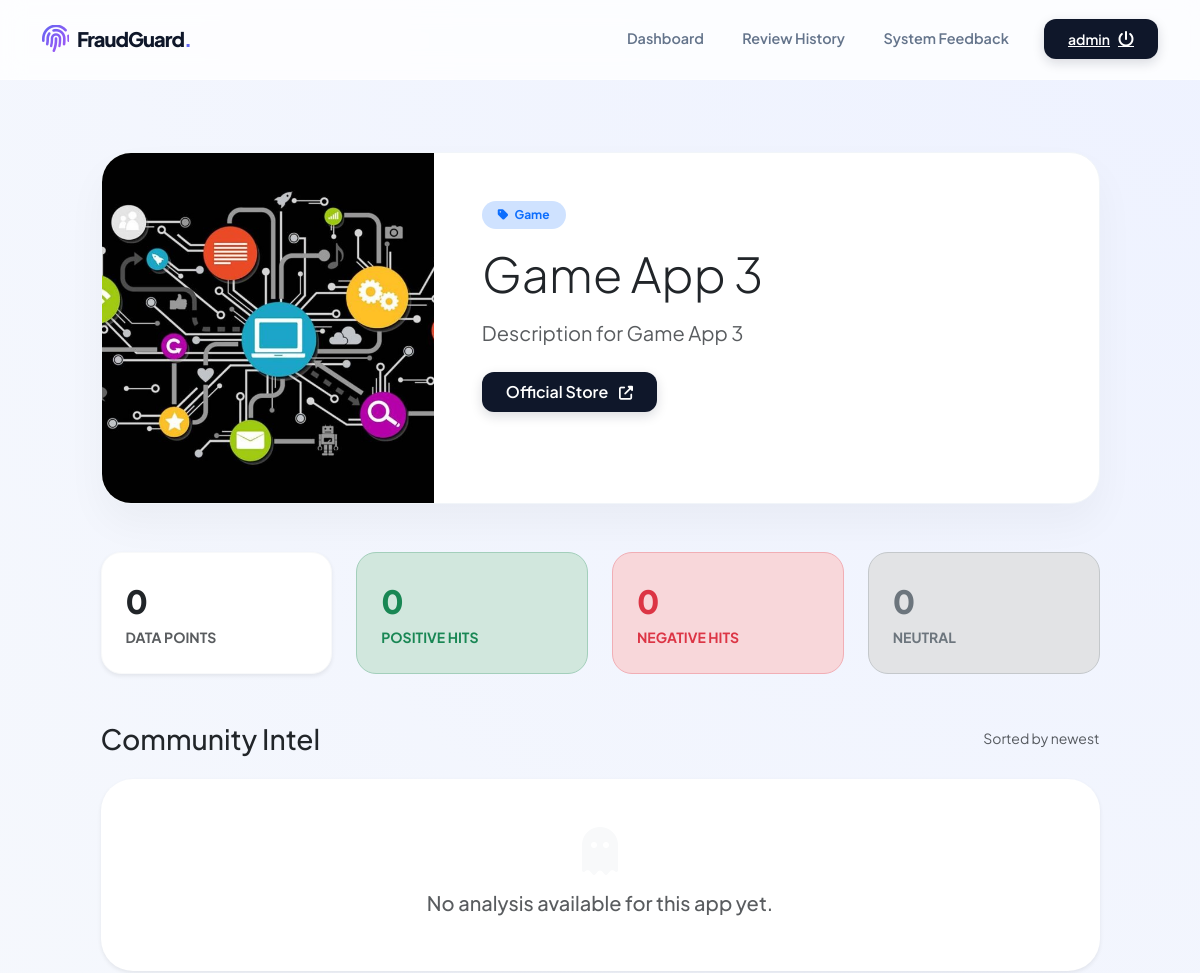
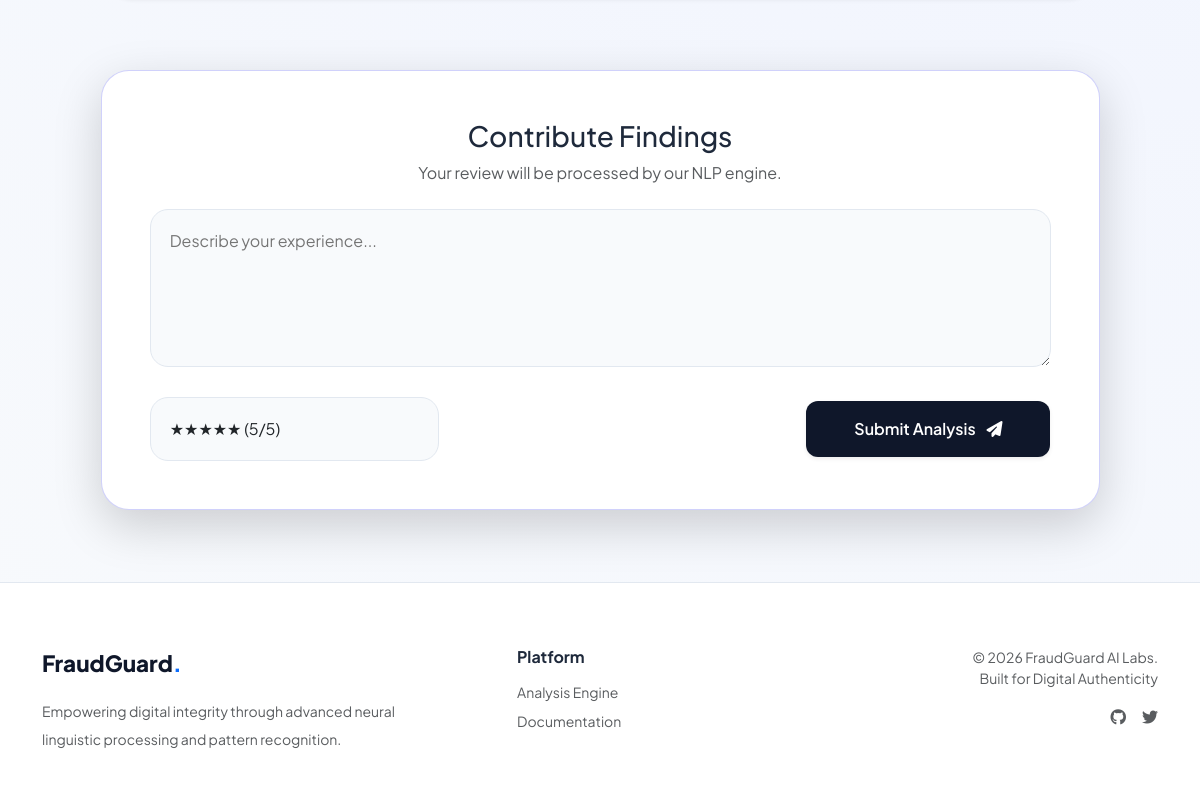
Screenshot of /app/4/ (signed in) with the database file from the repository (2 pictures, top to bottom).
### myapp/models.py (models this page shows, shortened)
class Application(models.Model):
    name = models.CharField(max_length=200)
    link = models.URLField(blank=True, null=True)           # Play Store link
    description = models.TextField()
    image = models.ImageField(upload_to='apps/', blank=True, null=True)
    category = models.ForeignKey(Category, on_delete=models.SET_NULL, null=True)
    is_fraud = models.BooleanField(default=False)
    fraud_reason = models.TextField(blank=True, null=True)
    added_on = models.DateTimeField(auto_now_add=True)

class Category(models.Model):
    name = models.CharField(max_length=100)

### myapp/views.py (the view)
# urls.py: path('app/<int:app_id>/', views.app_detail, name='app_detail'),
@login_required
def app_detail(request, app_id):
    app = get_object_or_404(Application, id=app_id)
    reviews = Review.objects.filter(application=app).order_by('-created_at')
    total = reviews.count()
    positive = reviews.filter(sentiment_score__gte=0.2).count()
    negative = reviews.filter(sentiment_score__lte=-0.2).count()
    neutral = total - positive - negative
    context = {
        'app': app,
        'reviews': reviews,
        'total_reviews': total,
        'positive': positive,
        'negative': negative,
        'neutral': neutral,
    }
    return render(request, 'app_detail.html', context)

### templates/app_detail.html (shortened to what this page needs)
{% extends 'base.html' %}
{% block content %}
<div class="container py-4">
    <div class="row justify-content-center">
        <div class="col-xl-11">
            <div class="app-profile-card mb-5">
                <div class="row g-0">
                    <div class="col-lg-4 app-visual-container">
                        {% if app.image %}
                            <img src="{{ app.image.url }}" class="w-100 h-100" style="object-fit: cover;" alt="{{ app.name }}">
                        {% else %}
                            <div class="text-center">
                                <i class="fas fa-layer-group fa-5x text-primary opacity-20 mb-3 d-block"></i>
                                <span class="text-muted fw-bold">No Image Provided</span>
                            </div>
                        {% endif %}
                    </div>
                    <div class="col-lg-8 p-4 p-md-5">
                        <div class="d-flex flex-wrap justify-content-between align-items-center mb-3">
                            <span class="badge bg-primary-subtle text-primary px-3 py-2 rounded-pill fw-bold small">
                                <i class="fas fa-tag me-1"></i> {{ app.category.name|default:"General" }}
                            </span>
                        </div>
                        <h1 class="display-5 fw-800 text-dark mb-3">{{ app.name }}</h1>
                        <p class="text-muted fs-5 mb-4 lh-base">{{ app.description }}</p>
                        <div class="d-flex gap-3">
                            {% if app.link %}
                                <a href="{{ app.link }}" target="_blank" class="btn-modern px-4 py-2 text-decoration-none">
                                    Official Store <i class="fas fa-external-link-alt ms-2 small"></i>
                                </a>
                            {% endif %}
                        </div>
                    </div>
                </div>
            </div>
            <div class="row g-4 mb-5">
                <div class="col-6 col-md-3">
                    <div class="stat-box bg-white shadow-sm border-light">
                        <span class="stat-value text-dark">{{ total_reviews }}</span>
                        <span class="text-muted small fw-bold text-uppercase">Data Points</span>
                    </div>
                </div>
                <div class="col-6 col-md-3">
                    <div class="stat-box bg-success-subtle border-success-subtle">
                        <span class="stat-value text-success">{{ positive }}</span>
                        <span class="text-success small fw-bold text-uppercase">Positive Hits</span>
                    </div>
                </div>
                <div class="col-6 col-md-3">
                    <div class="stat-box bg-danger-subtle border-danger-subtle">
                        <span class="stat-value text-danger">{{ negative }}</span>
                        <span class="text-danger small fw-bold text-uppercase">Negative Hits</span>
                    </div>
                </div>
                <div class="col-6 col-md-3">
                    <div class="stat-box bg-secondary-subtle border-secondary-subtle">
                        <span class="stat-value text-secondary">{{ neutral }}</span>
                        <span class="text-secondary small fw-bold text-uppercase">Neutral</span>
                    </div>
                </div>
            </div>
            <div class="d-flex justify-content-between align-items-center mb-4">
                <h3 class="fw-800 text-dark mb-0">Community Intel</h3>
                <span class="text-muted small">Sorted by newest</span>
            </div>
            {% if reviews %}
                <div class="row g-4">
                    {% for review in reviews %}
                    <div class="col-lg-6">
                        <div class="review-bubble p-4 h-100 {% if review.is_fake %}fake-flag{% endif %}">
                            <div class="d-flex justify-content-between mb-3">
                                <div class="d-flex align-items-center">
                                    <div class="user-avatar me-3">
                                        {{ review.user.username|slice:":1"|upper }}
                                    </div>
                                    <div>
                                        <h6 class="fw-800 mb-0">{{ review.user.get_full_name|default:review.user.username }}</h6>
                                        <span class="text-muted" style="font-size: 0.7rem;">{{ review.created_at|date:"M d, Y" }}</span>
                                    </div>
                                </div>
                                <div class="text-end">
                                    <div class="badge {% if review.sentiment == 'Positive' %}bg-success{% elif review.sentiment == 'Negative' %}bg-danger{% else %}bg-warning text-dark{% endif %} px-3 py-2 rounded-3">
                                        {{ review.sentiment }}
                                    </div>
                                    <div class="text-muted mt-1" style="font-size: 0.65rem;">Score: {{ review.sentiment_score|floatformat:2 }}</div>
                                </div>
                            </div>
                            <div class="mb-3">
                                {% for i in "12345" %}
                                    <i class="fas fa-star {% if forloop.counter <= review.rating %}text-warning{% else %}text-light{% endif %} small"></i>
                                {% endfor %}
                            </div>
                            <p class="text-dark small lh-base">"{{ review.text }}"</p>
                            {% if review.admin_note %}
                                <div class="mt-3 pt-3 border-top border-danger-subtle">
                                    <p class="mb-0 text-danger" style="font-size: 0.75rem;"><strong>Admin:</strong> {{ review.admin_note }}</p>
                                </div>
                            {% endif %}
                        </div>
                    </div>
                    {% endfor %}
                </div>
            {% else %}
                <div class="text-center py-5 bg-white rounded-5 shadow-sm">
                    <i class="fas fa-ghost fa-3x text-light mb-3"></i>
                    <h5 class="text-muted">No analysis available for this app yet.</h5>
                </div>
            {% endif %}
            <div class="mt-5 pt-4">
                {% if user.is_authenticated %}
                    <div class="write-review-card shadow-lg p-4 p-md-5">
                        <div class="text-center mb-4">
                            <h3 class="fw-800">Contribute Findings</h3>
                            <p class="text-muted">Your review will be processed by our NLP engine.</p>
                        </div>
                        <form method="POST" action="{% url 'post_review' app.id %}">
                            <div class="mb-4">
                                <textarea name="review_text" class="form-control-modern w-100" rows="5" placeholder="Describe your experience..." required></textarea>
                            </div>
                            <div class="row g-3 align-items-center">
                                <div class="col-md-4">
                                    <select name="rating" class="form-control-modern form-select">
                                        <option value="5">★★★★★ (5/5)</option>
                                    </select>
                                </div>
                                <div class="col-md-8 text-md-end">
                                    <button type="submit" class="btn-modern px-5 py-3 shadow-sm">
                                        Submit Analysis <i class="fas fa-paper-plane ms-2"></i>
                                    </button>
                                </div>
                            </div>
                        </form>
                    </div>
                {% else %}
                    <div class="text-center p-5 glass-card">
                        <p class="text-muted mb-3">Interested in contributing to this analysis?</p>
                        <a href="{% url 'login' %}" class="btn-modern text-decoration-none px-4 py-2 d-inline-block">Sign In to Review</a>
                    </div>
                {% endif %}
            </div>
        </div>
    </div>
</div>
{% endblock %}

### templates/base.html (shortened to what this page needs)
<!DOCTYPE html>
{% load static %}
<html lang="en">
<head>
    <link href="https://cdn.jsdelivr.net/npm/bootstrap@5.3.3/dist/css/bootstrap.min.css" rel="stylesheet">
    <link href="https://cdnjs.cloudflare.com/ajax/libs/font-awesome/6.5.2/css/all.min.css" rel="stylesheet">
</head>
<body>
    <nav class="navbar navbar-expand-lg sticky-top">
        <div class="container">
            <a class="navbar-brand d-flex align-items-center" href="{% url 'dashboard' %}">
                <i class="fas fa-fingerprint me-2 fs-3"></i>
                <span>FraudGuard<span style="color:var(--accent)">.</span></span>
            </a>
            <div class="collapse navbar-collapse" id="navbarNav">
                <ul class="navbar-nav ms-auto align-items-center">
                    {% if user.is_authenticated %}
                        <li class="nav-item"><a class="nav-link {% if request.resolver_match.url_name == 'dashboard' %}active{% endif %}" href="{% url 'dashboard' %}">Dashboard</a></li>
                        <li class="nav-item"><a class="nav-link {% if request.resolver_match.url_name == 'my_reviews' %}active{% endif %}" href="{% url 'my_reviews' %}">Review History</a></li>
                        <li class="nav-item"><a class="nav-link {% if request.resolver_match.url_name == 'submit_feedback' %}active{% endif %}" href="{% url 'submit_feedback' %}">System Feedback</a></li>
                        <li class="nav-item ms-lg-3">
                            <a class="btn-modern d-inline-flex align-items-center" href="{% url 'logout' %}">
                                <span class="me-2 text-white small">{{ user.username }}</span>
                                <i class="fas fa-power-off"></i>
                            </a>
                        </li>
                    {% else %}
                        <li class="nav-item"><a class="nav-link" href="{% url 'login' %}">Sign In</a></li>
                        <li class="nav-item ms-lg-2"><a class="btn-modern" href="{% url 'register' %}">Get Started</a></li>
                    {% endif %}
                </ul>
            </div>
        </div>
    </nav>
    <main class="flex-grow-1 py-5">
        <div class="container">
            {% block content %}{% endblock %}
        </div>
    </main>
    <footer>
        <div class="container">
            <div class="row g-4 justify-content-between">
                <div class="col-lg-4">
                    <div class="footer-logo mb-3">FraudGuard<span class="text-primary">.</span></div>
                    <p class="text-muted small lh-lg">Empowering digital integrity through advanced neural linguistic processing and pattern recognition.</p>
                </div>
                <div class="col-lg-2">
                    <h6 class="fw-bold mb-3">Platform</h6>
                    <ul class="list-unstyled small">
                        <li class="mb-2"><a href="#" class="text-decoration-none text-muted">Analysis Engine</a></li>
                        <li class="mb-2"><a href="#" class="text-decoration-none text-muted">Documentation</a></li>
                    </ul>
                </div>
                <div class="col-lg-4 text-lg-end">
                    <p class="small text-muted mb-0">&copy; 2026 FraudGuard AI Labs.</p>
                    <p class="small text-muted">Built for Digital Authenticity</p>
                    <div class="d-flex justify-content-lg-end gap-3 mt-3">
                        <a href="#" class="text-muted"><i class="fab fa-github"></i></a>
                        <a href="#" class="text-muted"><i class="fab fa-twitter"></i></a>
                    </div>
                </div>
            </div>
        </div>
    </footer>
</body>
</html>

### templates/base.html (style rules this page uses)
:root { --glass-bg: rgba(255, 255, 255, 0.7); --glass-border: rgba(255, 255, 255, 0.3); --accent: #6366f1; --accent-glow: rgba(99, 102, 241, 0.3); --dark-surface: #0f172a; --text-main: #1e293b; }
body { font-family: 'Plus Jakarta Sans', sans-serif; background: radial-gradient(circle at top right, #eef2ff, #f8fafc); color: var(--text-main); min-height: 100vh; display: flex; flex-direction: column; overflow-x: hidden; }
.navbar { background: rgba(255, 255, 255, 0.8) !important; backdrop-filter: blur(12px); -webkit-backdrop-filter: blur(12px); border-bottom: 1px solid var(--glass-border); padding: 1.2rem 0; }
.navbar-brand { font-weight: 800; letter-spacing: -1px; color: var(--dark-surface) !important; }
.navbar-brand i { background: linear-gradient(135deg, #6366f1, #a855f7); -webkit-background-clip: text; -webkit-text-fill-color: transparent; }
.nav-link { font-size: 0.9rem; font-weight: 600; color: #64748b !important; padding: 0.5rem 1.2rem !important; transition: all 0.3s cubic-bezier(0.4, 0, 0.2, 1); }
.btn-modern { background: var(--dark-surface); color: white; border-radius: 12px; padding: 0.6rem 1.5rem; font-weight: 600; border: none; transition: all 0.3s; box-shadow: 0 4px 12px rgba(15, 23, 42, 0.15); }
footer { background: white; border-top: 1px solid #e2e8f0; padding: 4rem 0 2rem; }
.footer-logo { font-weight: 800; color: var(--dark-surface); font-size: 1.4rem; }

### templates/app_detail.html (style rules this page uses)
.app-profile-card { background: white; border-radius: 30px; border: 1px solid #f1f5f9; overflow: hidden; box-shadow: 0 20px 40px rgba(0,0,0,0.04); }
.app-visual-container { min-height: 350px; background: #f8fafc; display: flex; align-items: center; justify-content: center; }
.stat-box { padding: 1.5rem; border-radius: 20px; transition: transform 0.3s ease; border: 1px solid transparent; }
.stat-value { font-size: 2rem; font-weight: 800; display: block; }
.write-review-card { border-radius: 28px; background: white; border: 1px solid var(--accent-glow); }
.form-control-modern { border: 1.5px solid #e2e8f0; border-radius: 18px; padding: 1.2rem; background: #f8fafc; transition: all 0.3s; }

### rows the page displays
Application: image (picture), category.name "Game", name "Game App 3", description "Description for Game App 3"

### other values shown
{{ user.username }} "admin"
{{ total_reviews }} "0"
{{ positive }} "0"
{{ negative }} "0"
{{ neutral }} "0"
